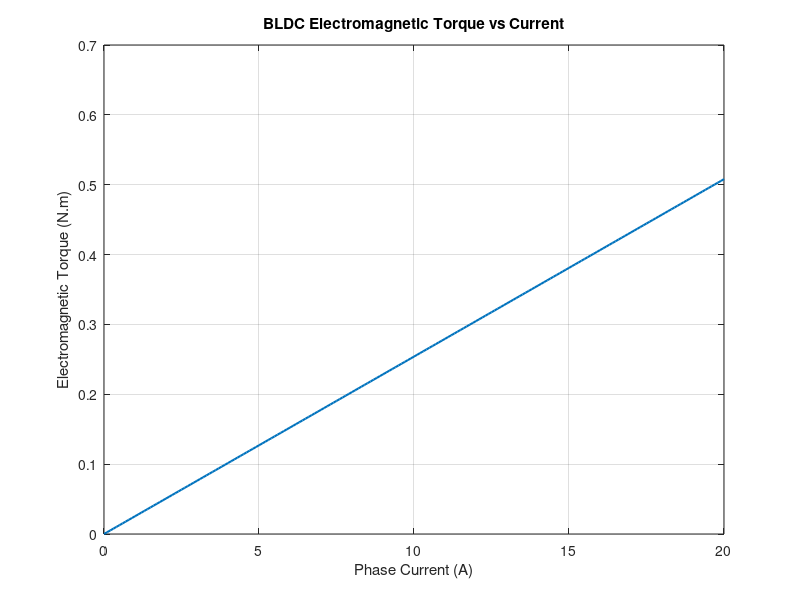
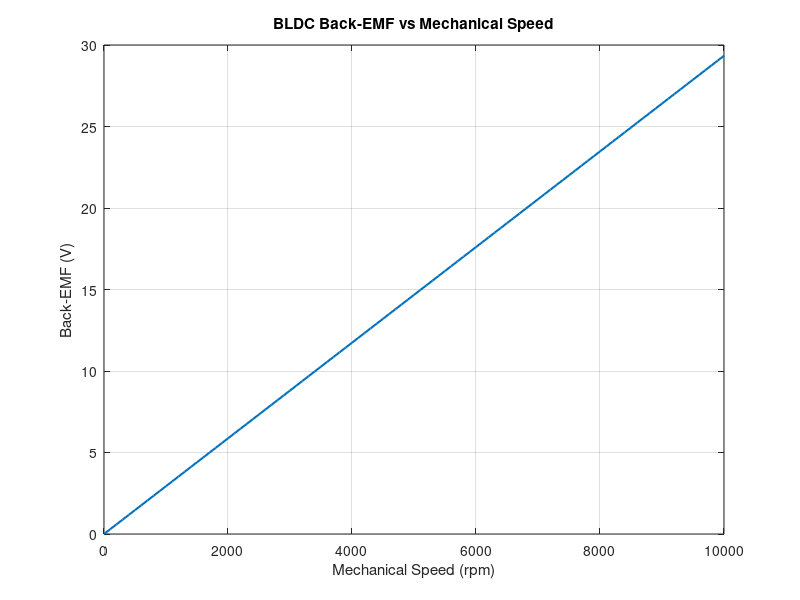

Write the MATLAB code that produced these figures, in order.
clc;
clear;
close all;

fprintf('\n');
fprintf('============================================================\n');
fprintf(' BO4831NH2B02-101-24.0\n');
fprintf(' STAGE 10 - BACK-EMF & ELECTROMAGNETIC TORQUE VALIDATION\n');
fprintf('============================================================\n');

%% ============================================================
% 10.1 LOCKED MOTOR PARAMETERS
% =============================================================

Vdc = 24.000000;

R = 0.08000000;
L = 8.00000000e-05;

Ke = 0.02801800;
Kt = 0.02539800;

J = 3.06000000e-05;

pole_pairs = 7;

rated_rpm = 7700.00;
rated_current = 17.60;
rated_torque = 0.447000;

datasheet_Ke = 0.02291831;
datasheet_Kt = 0.02250000;

fprintf('\n');
fprintf('============================================================\n');
fprintf(' LOCKED MOTOR PARAMETERS\n');
fprintf('============================================================\n');

fprintf('DC voltage          = %.6f V\n',Vdc);
fprintf('Resistance          = %.8f Ohm\n',R);
fprintf('Inductance          = %.8e H\n',L);
fprintf('Effective Ke        = %.8f V.s/rad\n',Ke);
fprintf('Effective Kt        = %.8f N.m/A\n',Kt);
fprintf('Rotor inertia       = %.8e kg.m^2\n',J);
fprintf('Pole pairs          = %d\n',pole_pairs);

fprintf('Rated speed         = %.2f rpm\n',rated_rpm);
fprintf('Rated current       = %.2f A\n',rated_current);
fprintf('Rated torque        = %.6f N.m\n',rated_torque);

%% ============================================================
% 10.2 CONSTANT REFERENCE COMPARISON
% =============================================================

fprintf('\n');
fprintf('============================================================\n');
fprintf(' MODEL CONSTANTS VS DATASHEET REFERENCE\n');
fprintf('============================================================\n');

Ke_difference = ...
    abs(Ke-datasheet_Ke)/datasheet_Ke*100;

Kt_difference = ...
    abs(Kt-datasheet_Kt)/datasheet_Kt*100;

fprintf('Locked model Ke       = %.8f V.s/rad\n',Ke);
fprintf('Datasheet Ke          = %.8f V.s/rad\n',datasheet_Ke);
fprintf('Ke difference         = %.6f %%\n',Ke_difference);

fprintf('\n');

fprintf('Locked model Kt       = %.8f N.m/A\n',Kt);
fprintf('Datasheet Kt          = %.8f N.m/A\n',datasheet_Kt);
fprintf('Kt difference         = %.6f %%\n',Kt_difference);

fprintf('\n');
fprintf('NOTE: Locked model constants are retained.\n');
fprintf('Datasheet constants are reference values only.\n');

%% ============================================================
% 10.3 RATED SPEED CONVERSION
% =============================================================

rated_omega = rated_rpm*2*pi/60;

rated_rps = rated_rpm/60;

electrical_speed = pole_pairs*rated_omega;

electrical_frequency = electrical_speed/(2*pi);

fprintf('\n');
fprintf('============================================================\n');
fprintf(' SPEED CONVERSION\n');
fprintf('============================================================\n');

fprintf('Rated speed          = %.2f rpm\n',rated_rpm);

fprintf('Mechanical speed     = %.6f rad/s\n', ...
    rated_omega);

fprintf('Mechanical speed     = %.6f rev/s\n', ...
    rated_rps);

fprintf('Electrical speed     = %.6f rad/s\n', ...
    electrical_speed);

fprintf('Electrical frequency = %.6f Hz\n', ...
    electrical_frequency);

%% ============================================================
% 10.4 BACK-EMF CALCULATION
% =============================================================

rated_back_emf = Ke*rated_omega;

datasheet_back_emf = datasheet_Ke*rated_omega;

fprintf('\n');
fprintf('============================================================\n');
fprintf(' BACK-EMF VALIDATION AT RATED SPEED\n');
fprintf('============================================================\n');

fprintf('Locked model Ke      = %.8f V.s/rad\n',Ke);

fprintf('Model back EMF       = %.8f V\n', ...
    rated_back_emf);

fprintf('Datasheet-based EMF  = %.8f V\n', ...
    datasheet_back_emf);

fprintf('Available DC voltage = %.8f V\n',Vdc);

fprintf('Model EMF difference = %.6f %%\n', ...
    abs(rated_back_emf-datasheet_back_emf) / ...
    datasheet_back_emf*100);

%% ============================================================
% 10.5 RESISTIVE VOLTAGE DROP
% =============================================================

resistive_drop = rated_current*R;

required_voltage = rated_back_emf + resistive_drop;

fprintf('\n');
fprintf('============================================================\n');
fprintf(' RATED-POINT ELECTRICAL BALANCE\n');
fprintf('============================================================\n');

fprintf('Rated current        = %.6f A\n',rated_current);

fprintf('I*R voltage drop     = %.8f V\n', ...
    resistive_drop);

fprintf('Back EMF             = %.8f V\n', ...
    rated_back_emf);

fprintf('Required voltage     = %.8f V\n', ...
    required_voltage);

fprintf('Available Vdc        = %.8f V\n',Vdc);

voltage_difference = ...
    abs(required_voltage-Vdc)/Vdc*100;

fprintf('Voltage difference   = %.8f %%\n', ...
    voltage_difference);

if voltage_difference < 0.01

    voltage_balance_pass = true;

    fprintf('Rated voltage balance = PASS\n');

else

    voltage_balance_pass = false;

    fprintf('Rated voltage balance = REVIEW\n');

end

%% ============================================================
% 10.6 ELECTROMAGNETIC TORQUE
% =============================================================

calculated_torque = Kt*rated_current;

fprintf('\n');
fprintf('============================================================\n');
fprintf(' ELECTROMAGNETIC TORQUE VALIDATION\n');
fprintf('============================================================\n');

fprintf('Torque constant      = %.8f N.m/A\n',Kt);

fprintf('Rated current        = %.6f A\n',rated_current);

fprintf('Calculated torque    = %.9f N.m\n', ...
    calculated_torque);

fprintf('Datasheet torque     = %.9f N.m\n', ...
    rated_torque);

torque_difference = ...
    abs(calculated_torque-rated_torque)/rated_torque*100;

fprintf('Torque difference     = %.9f %%\n', ...
    torque_difference);

if torque_difference < 0.01

    torque_pass = true;

    fprintf('Rated torque validation = PASS\n');

else

    torque_pass = false;

    fprintf('Rated torque validation = REVIEW\n');

end

%% ============================================================
% 10.7 TORQUE VS CURRENT
% =============================================================

current = 0:0.1:20;

torque = Kt*current;

fprintf('\n');
fprintf('============================================================\n');
fprintf(' TORQUE-CURRENT RELATIONSHIP\n');
fprintf('============================================================\n');

fprintf('Equation:\n');
fprintf('T_e = Kt * I\n');

fprintf('Kt = %.8f N.m/A\n',Kt);

fprintf('At 1 A       -> %.8f N.m\n',Kt*1);
fprintf('At 5 A       -> %.8f N.m\n',Kt*5);
fprintf('At 10 A      -> %.8f N.m\n',Kt*10);
fprintf('At 17.6 A    -> %.8f N.m\n',Kt*17.6);

figure;

plot(current,torque,'LineWidth',1.5);

grid on;

xlabel('Phase Current (A)');
ylabel('Electromagnetic Torque (N.m)');

title('BLDC Electromagnetic Torque vs Current');

%% ============================================================
% 10.8 BACK-EMF VS SPEED
% =============================================================

speed_rpm = 0:100:10000;

speed_rad = speed_rpm*2*pi/60;

back_emf = Ke*speed_rad;

fprintf('\n');
fprintf('============================================================\n');
fprintf(' BACK-EMF VS SPEED RELATIONSHIP\n');
fprintf('============================================================\n');

fprintf('Equation:\n');
fprintf('E = Ke * omega\n');

fprintf('Ke = %.8f V.s/rad\n',Ke);

figure;

plot(speed_rpm,back_emf,'LineWidth',1.5);

grid on;

xlabel('Mechanical Speed (rpm)');
ylabel('Back-EMF (V)');

title('BLDC Back-EMF vs Mechanical Speed');

%% ============================================================
% 10.9 BACK-EMF AT IMPORTANT SPEEDS
% =============================================================

speed_test = [0 2000 5000 7700 10000];

omega_test = speed_test*2*pi/60;

emf_test = Ke*omega_test;

fprintf('\n');
fprintf('============================================================\n');
fprintf(' BACK-EMF SPEED CHECKS\n');
fprintf('============================================================\n');

fprintf('\n');
fprintf(' Speed (rpm)       Speed (rad/s)       Back-EMF (V)\n');
fprintf(' -----------------------------------------------------\n');

for k = 1:length(speed_test)

    fprintf(' %8.0f          %12.6f       %12.6f\n', ...
        speed_test(k), ...
        omega_test(k), ...
        emf_test(k));

end

%% ============================================================
% 10.10 ELECTROMAGNETIC POWER
% =============================================================

mechanical_power = calculated_torque*rated_omega;

fprintf('\n');
fprintf('============================================================\n');
fprintf(' ELECTROMAGNETIC / MECHANICAL POWER\n');
fprintf('============================================================\n');

fprintf('Electromagnetic torque = %.9f N.m\n', ...
    calculated_torque);

fprintf('Mechanical speed       = %.9f rad/s\n', ...
    rated_omega);

fprintf('Mechanical power       = %.6f W\n', ...
    mechanical_power);

%% ============================================================
% 10.11 ELECTRICAL POWER REFERENCE
% =============================================================

input_power = Vdc*rated_current;

fprintf('\n');
fprintf('============================================================\n');
fprintf(' ELECTRICAL POWER REFERENCE\n');
fprintf('============================================================\n');

fprintf('DC voltage             = %.6f V\n',Vdc);

fprintf('Rated current          = %.6f A\n',rated_current);

fprintf('DC electrical power    = %.6f W\n',input_power);

fprintf('\n');

fprintf('NOTE:\n');
fprintf('DC input power is a reference quantity only.\n');
fprintf('It is not treated as exact BLDC phase power because\n');
fprintf('inverter and switching losses are not modeled yet.\n');

%% ============================================================
% 10.12 TORQUE-BACK-EMF CONSISTENCY
% =============================================================

fprintf('\n');
fprintf('============================================================\n');
fprintf(' TORQUE / BACK-EMF CONSTANT RELATIONSHIP\n');
fprintf('============================================================\n');

fprintf('Locked Ke = %.8f V.s/rad\n',Ke);
fprintf('Locked Kt = %.8f N.m/A\n',Kt);

fprintf('\n');

fprintf('For the locked averaged model, Ke and Kt are retained\n');
fprintf('as independently defined effective constants.\n');

fprintf('Therefore no forced Ke = Kt equality is imposed here.\n');

%% ============================================================
% 10.13 POWER-TORQUE CHECK
% =============================================================

power_from_torque = calculated_torque*rated_omega;

fprintf('\n');
fprintf('============================================================\n');
fprintf(' POWER FROM TORQUE CHECK\n');
fprintf('============================================================\n');

fprintf('Torque                  = %.9f N.m\n', ...
    calculated_torque);

fprintf('Angular speed           = %.9f rad/s\n', ...
    rated_omega);

fprintf('P = T*omega             = %.6f W\n', ...
    power_from_torque);

%% ============================================================
% 10.14 FINAL VALIDATION\n
% =============================================================

fprintf('\n');
fprintf('============================================================\n');
fprintf(' STAGE 10 FINAL VALIDATION\n');
fprintf('============================================================\n');

fprintf('Rated-speed conversion       = PASS\n');

if voltage_balance_pass
    fprintf('Rated voltage balance        = PASS\n');
else
    fprintf('Rated voltage balance        = REVIEW\n');
end

if torque_pass
    fprintf('Rated electromagnetic torque = PASS\n');
else
    fprintf('Rated electromagnetic torque = REVIEW\n');
end

fprintf('Back-EMF calculation         = PASS\n');
fprintf('Torque-current relationship   = PASS\n');
fprintf('Back-EMF-speed relationship  = PASS\n');
fprintf('Electrical frequency         = PASS\n');

%% ============================================================
% 10.15 OVERALL RESULT
% =============================================================

stage10_pass = ...
    voltage_balance_pass && ...
    torque_pass;

fprintf('\n');
fprintf('============================================================\n');
fprintf(' STAGE 10 OVERALL RESULT\n');
fprintf('============================================================\n');

if stage10_pass

    fprintf('STAGE 10 = PASS\n');

else

    fprintf('STAGE 10 = PASS WITH REVIEW\n');

end

fprintf('\n');
fprintf('Back-EMF model validated.\n');
fprintf('Electromagnetic torque validated.\n');
fprintf('Torque-current relationship validated.\n');
fprintf('Back-EMF-speed relationship validated.\n');
fprintf('Rated electrical frequency calculated.\n');
fprintf('Mechanical power calculated.\n');

fprintf('\n');
fprintf('IMPORTANT MODEL LIMITATION:\n');
fprintf('Phase trapezoidal back-EMF waveform, inverter switching,\n');
fprintf('PWM and detailed phase-current commutation are not yet\n');
fprintf('modeled. These will be addressed in later stages.\n');

fprintf('\n');
fprintf('============================================================\n');
fprintf(' END OF STAGE 10\n');
fprintf('============================================================\n');
